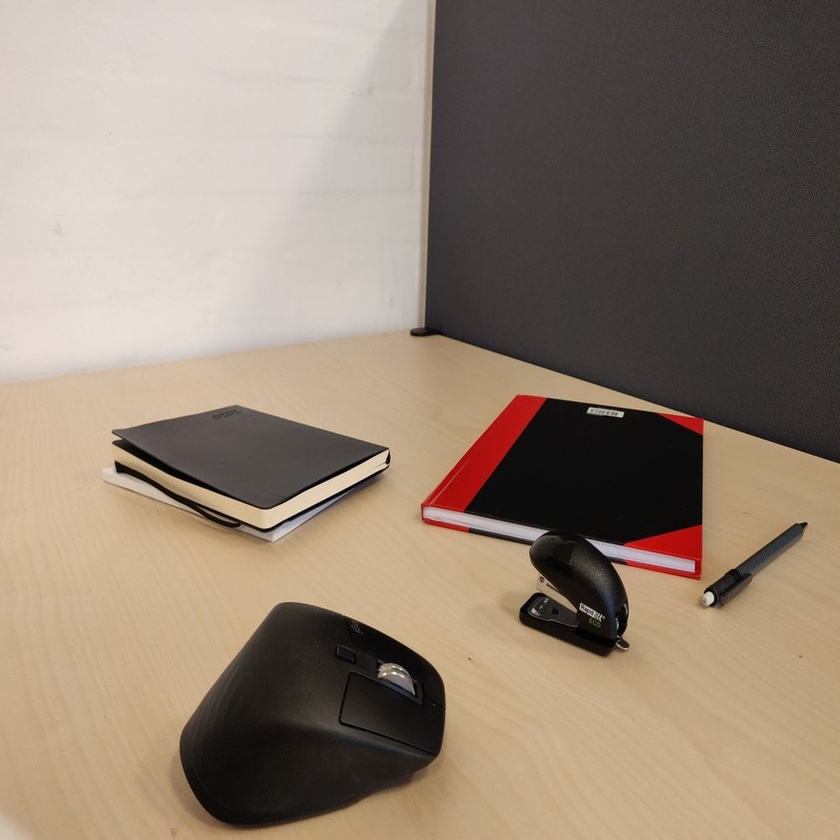
#> input picture Dragos-Solutions/Week-2/OF1.jpg, 840 x 840 px, shrunk from 1000 x 1000 before the run
$ jupyter execute 'Exercise 4 - Optical Flow.ipynb'
#> lines starting #> are read from the running program, lines starting #| are printed output that depends on the picture
# Optical Flow
## Sparse Optical Flow

As always start by importing the relevant packages.

[cell 1]
import cv2
import numpy as np
from matplotlib import pyplot as plt

Load the images `OF1.jpg` and `OF2.jpg` and change them to grayscale.

[cell 2]
img1 = cv2.imread('OF1.jpg')
#> img1 is the input picture: shape (840, 840, 3); mean B, G, R 114.7, 130.1, 146.2
img2 = cv2.imread('OF2.jpg')
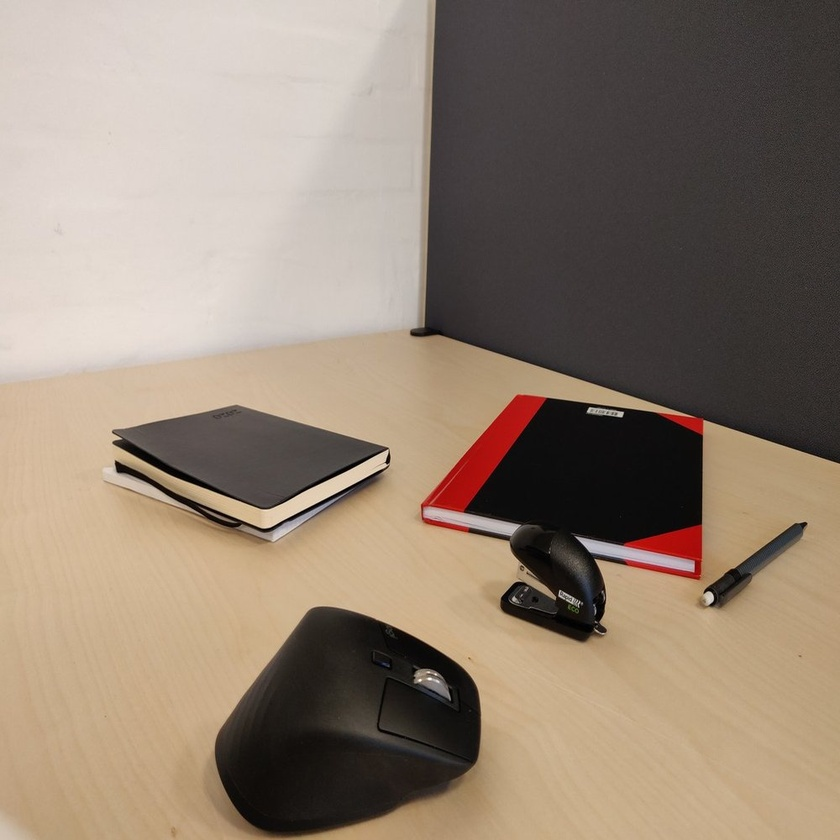
#> input picture Dragos-Solutions/Week-2/OF2.jpg, 840 x 840 px, shrunk from 1000 x 1000 before the run
#> img2 is the input picture: shape (840, 840, 3); mean B, G, R 114.9, 130.4, 146.4

b,g,r = cv2.split(img1) # Changing the order from bgr to rgb so that matplotlib can show it
img1 = cv2.merge([r,g,b])
b,g,r = cv2.split(img2) # Changing the order from bgr to rgb so that matplotlib can show it
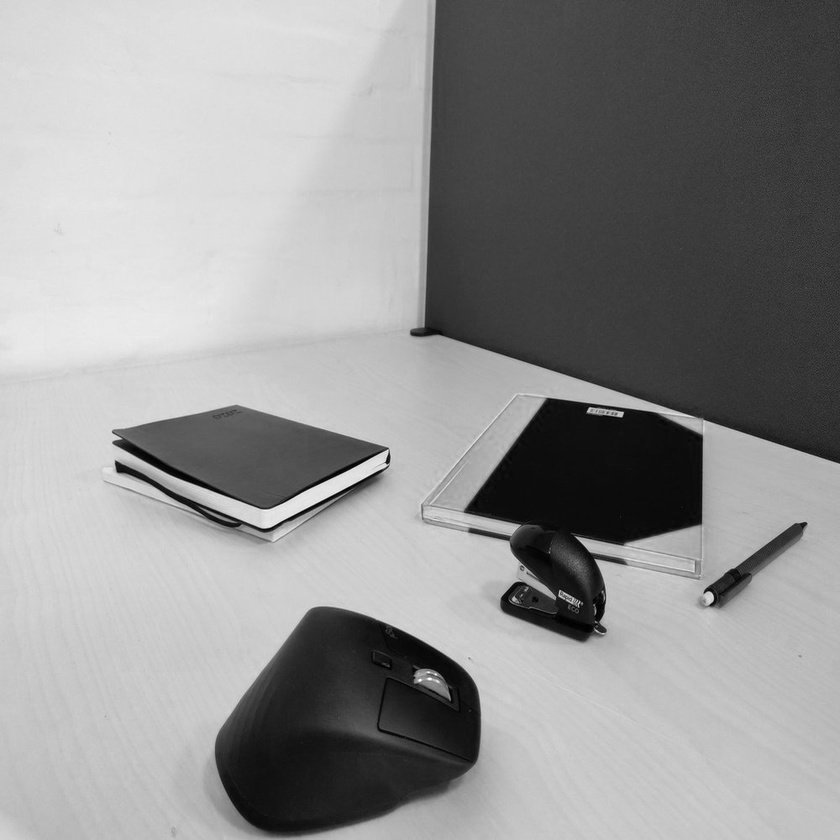
#> r: shape (840, 840); min 0, max 255, mean 146.4
img2 = cv2.merge([r,g,b])

gray1 = cv2.cvtColor(img1, cv2.COLOR_RGB2GRAY)
gray2 = cv2.cvtColor(img2, cv2.COLOR_RGB2GRAY)

plt.figure(figsize = (18,18))
plt.subplot(1,2,1)
plt.imshow(gray1, cmap = 'gray')
plt.subplot(1,2,2)
plt.imshow(gray2, cmap = 'gray')

They look pretty much the same. We can now use optical flow to find out how the objects in the picutures have moved. We do this by first using [`cv2.goodFeaturesToTrack`](https://docs.opencv.org/4.7.0/dd/d1a/group__imgproc__feature.html#ga1d6bb77486c8f92d79c8793ad995d541) to find features in the first image. You can play around with the parameters to see the difference.

[cell 3]
feat1 = cv2.goodFeaturesToTrack(gray1, maxCorners=100, qualityLevel=0.3, minDistance=7)
#> feat1 = 23 rows, first 8: [386, 462], [623, 412], [581, 603], [115, 461], [533, 608], [587, 412], [806, 523], [602, 616]

Next we use the function [`cv2.calcOpticalFlowPyrLK`](https://docs.opencv.org/4.7.0/dc/d6b/group__video__track.html#ga473e4b886d0bcc6b65831eb88ed93323) to track the features in the next image.

[cell 4]
feat2, status, error = cv2.calcOpticalFlowPyrLK(gray1, gray2, feat1, None)
#> feat2 = 23 rows, first 8: [386, 461.9], [622.8, 411.9], [560, 589.9], [115.2, 460.9], [513.8, 596.5], [586.9, 411.9], [805.7, 522.9], [580.4, 602.4]; status = 23 values from 1 to 1; error = 23 values, max 15.52 at index 16, min 2.23 at index 22, mean 5.7

We now have the location of the features from the first image in the second image. To find the movement, we can draw a line between the keypoints.

[cell 5]
img2_copy = img2.copy()
for i in range(len(feat1)):
    f10=int(feat1[i][0][0])
    f11=int(feat1[i][0][1])
    f20=int(feat2[i][0][0])
    f21=int(feat2[i][0][1])
    cv2.line(img2_copy, (f10,f11), (f20, f21), (0, 255, 0), 2)
    cv2.circle(img2_copy, (f10, f11), 5, (0, 255, 0), -1)
#> this loop made 23 passes
#> (f10, f11, f20, f21) on passes 1 to 12: (386, 462, 386, 461), (623, 412, 622, 411), (581, 603, 559, 589), (115, 461, 115, 460), (533, 608, 513, 596), (587, 412, 586, 411), (806, 523, 805, 522), (602, 616, 580, 602), (612, 563, 594, 559), (388, 449, 387, 448), (693, 571, 692, 570), (113, 442, 113, 441)
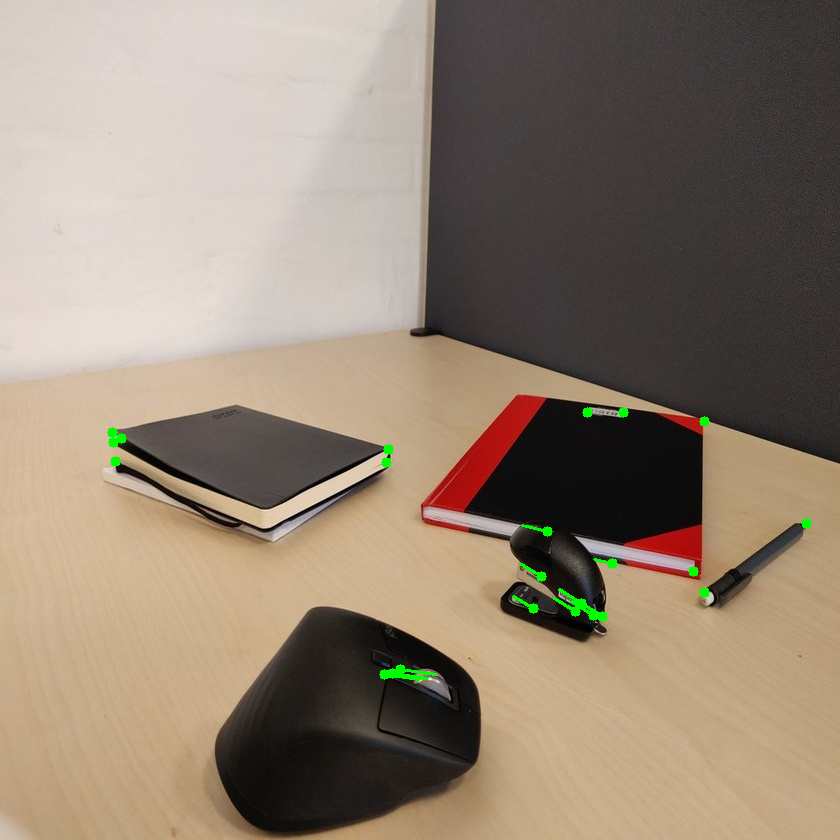
#> img2_copy: shape (840, 840, 3); mean R, G, B 146.1, 131, 114.7

plt.figure(figsize=(15,15))
plt.imshow(img2_copy)

## Exercise 4a
Change the code such that only the keypoints that have moved will be showed in the image.

[cell 6]
min_motion = 2.0

img2_moved = img2.copy()

for i in range(len(feat1)):
    if status[i][0] != 1:
        continue

    p1 = feat1[i, 0]   # (x1, y1)
    p2 = feat2[i, 0]   # (x2, y2)

    if np.linalg.norm(p2 - p1) > min_motion:
        cv2.line(img2_moved,
                 (int(p1[0]), int(p1[1])),
                 (int(p2[0]), int(p2[1])),
                 (0, 255, 0), 2)
        cv2.circle(img2_moved,
                   (int(p1[0]), int(p1[1])),
                   5, (0, 255, 0), -1)
#> this loop made 23 passes
#> (p1, p2) on passes 1 to 12: ([386, 462], [386, 461.9]), ([623, 412], [622.8, 411.9]), ([581, 603], [560, 589.9]), ([115, 461], [115.2, 460.9]), ([533, 608], [513.8, 596.5]), ([587, 412], [586.9, 411.9]), ([806, 523], [805.7, 522.9]), ([602, 616], [580.4, 602.4]), ([612, 563], [594.8, 559.3]), ([388, 449], [388, 448.9]), ([693, 571], [692.7, 570.8]), ([113, 442], [113.2, 441.9])
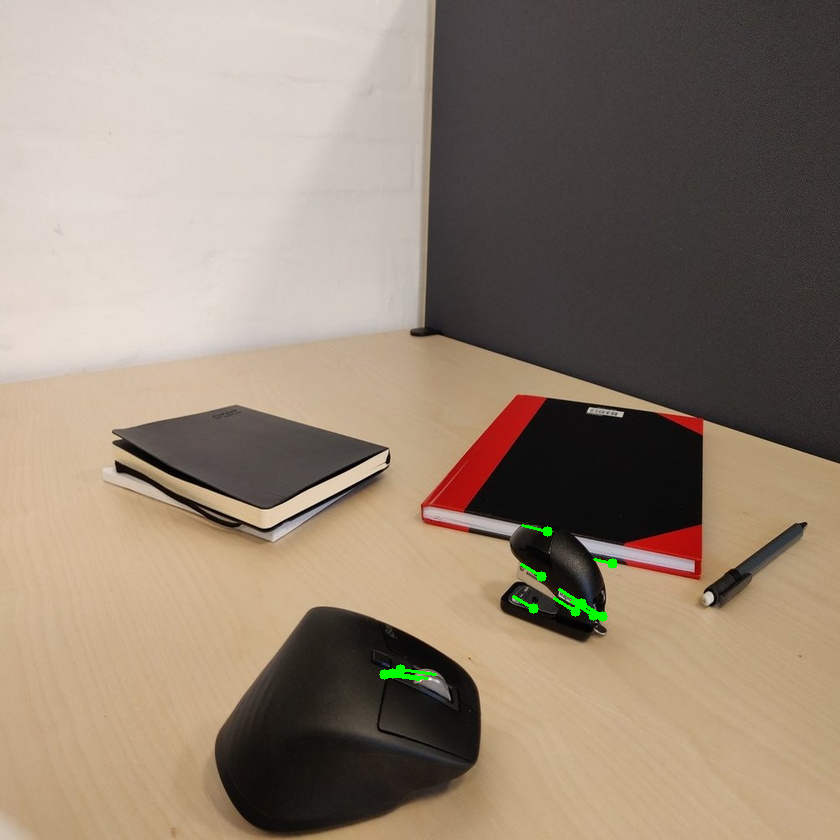
#> img2_moved: shape (840, 840, 3); mean R, G, B 146.3, 130.8, 114.8

plt.figure(figsize=(15, 15))
plt.imshow(img2_moved)
plt.axis("off")

## Dense Optical Flow
The sparse optical flow finds the flow of the detected keypoints. We will now try to use dense optical flow which, finds the flow of all the points in the picture.
For this example we use the same two images, so we don't have to load them again. To find the optical flow, we use the function [`cv2.calcOpticalFlowFarneback`](https://docs.opencv.org/4.7.0/dc/d6b/group__video__track.html#ga5d10ebbd59fe09c5f650289ec0ece5af). Check out the description to see what all the different parameters do, and try to change them to see the difference.

[cell 7]
flow = cv2.calcOpticalFlowFarneback(gray1, gray2, None, 0.5, 3, 15, 3, 5, 1.2, 0)

if flow is None:
    print("Flow calculation failed - check your input images")
else:
    step = 16
    h, w = flow.shape[:2]
#> h = 840; w = 840
    y, x = np.mgrid[step//2:h:step, step//2:w:step].reshape(2, -1).astype(int)
#> y = 2704 values from 8 to 824
    fx, fy = flow[y, x].T
#> fx = 2704 values, max 46.86 at index 2053, min -26.77 at index 1750, mean 0.748; fy = 2704 values, max 43.03 at index 2316, min -42.55 at index 2560, mean 0.0595

    plt.figure(figsize=(15,15))
    plt.quiver(x, y, fx, -fy, color='r')
    plt.title('Dense Optical Flow (Vectors)')
    plt.gca().invert_yaxis()  # Match image coordinate system
    plt.show()

The function returns an array containing the flow vector for every pixel. This can be changed to a magnitude and an angle using the function [`cv2.cartToPolar`](https://docs.opencv.org/4.7.0/d2/de8/group__core__array.html#gac5f92f48ec32cacf5275969c33ee837d).

# Exercise 4b
Find a way to represent the flow in the image, for example, by drawing vectors the relevant places or by making a new image with colors representing the flow of every pixel. An example of retrieving the magnitude and angle is shown below, which you can use if you like.

[cell 8]
# Visualize flow using HSV colorspace
hsv = np.zeros((*gray1.shape, 3), dtype=np.uint8)
hsv[..., 1] = 255

mag, ang = cv2.cartToPolar(flow[..., 0], flow[..., 1])
hsv[..., 0] = ang * 180 / np.pi / 2  # Direction -> Hue
hsv[..., 2] = cv2.normalize(mag, None, 0, 255, cv2.NORM_MINMAX)  # Magnitude -> Brightness
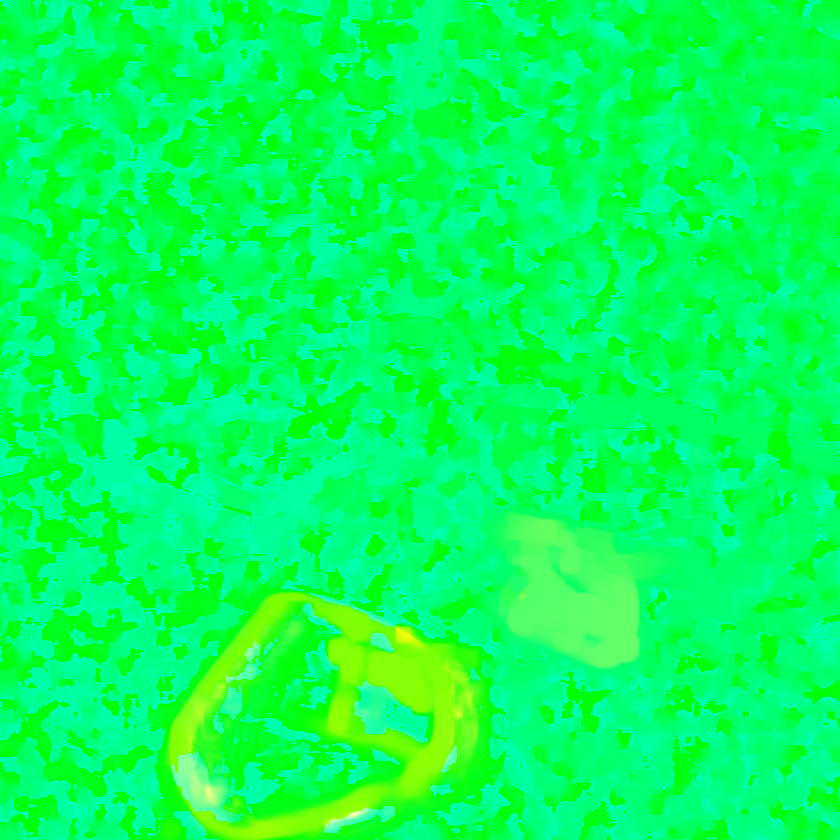
#> hsv: shape (840, 840, 3); mean of channels 0, 1, 2 90.4, 255, 7.4; drawn as B, G, R

plt.imshow(cv2.cvtColor(hsv, cv2.COLOR_HSV2RGB))
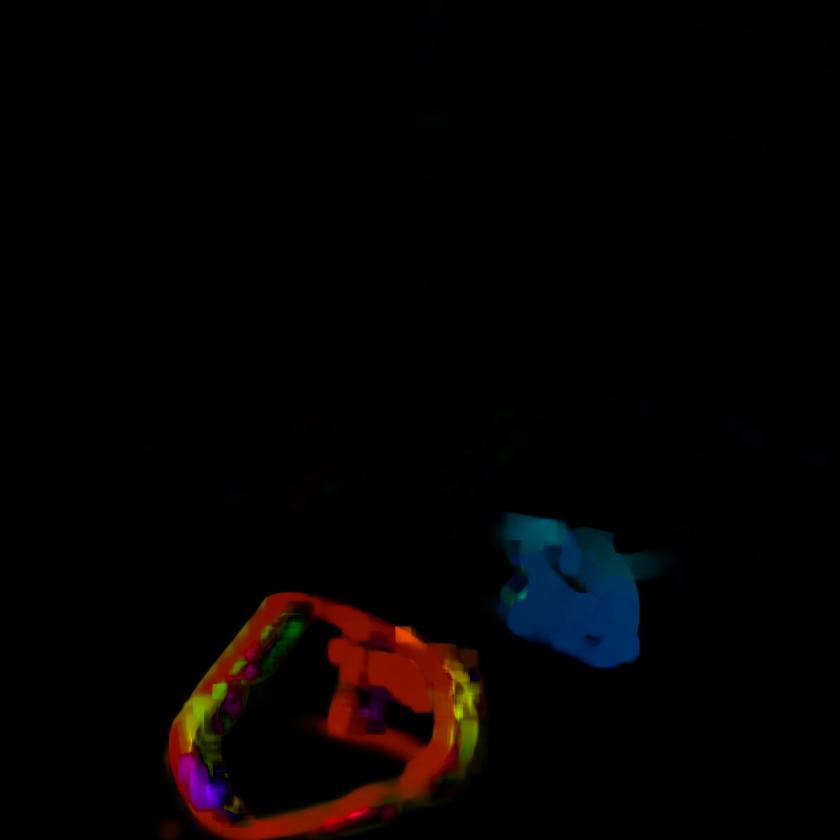
#> shown: shape (840, 840, 3); mean R, G, B 5.2, 2.5, 2.3
